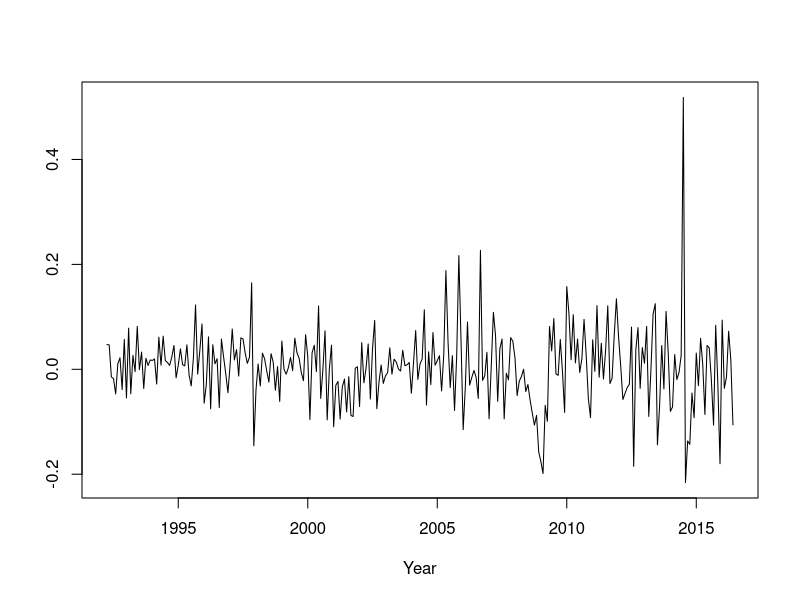
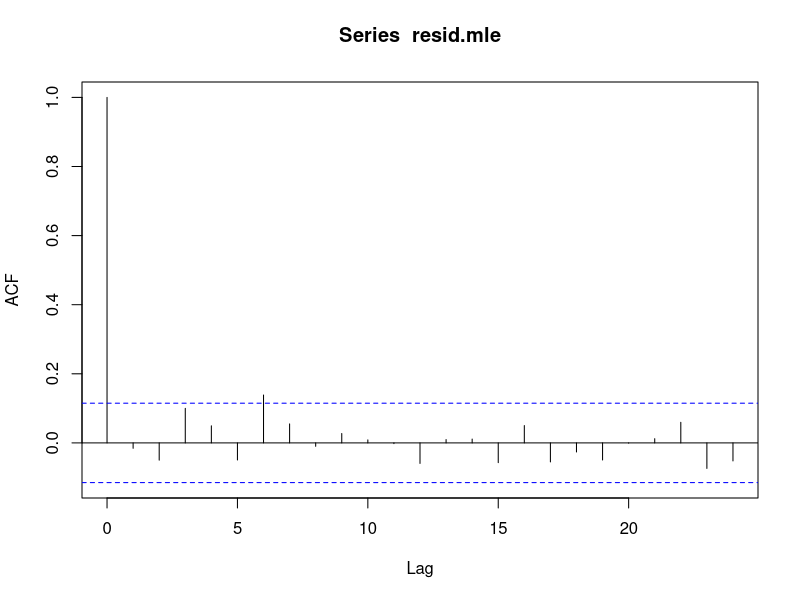

The R script that drew these images, in order:
## ---- chunk 1
knitr::opts_knit$set(root.dir = 'C:/Users/neide/OneDrive/Documents/TimeSeriesR/Data')
## ---- chunk 2
polymul <- function(a,b) 
{
	bb <- c(b,rep(0,length(a)-1))
	B <- toeplitz(bb)
	B[lower.tri(B)] <- 0
	aa <- rev(c(a,rep(0,length(b)-1)))
	prod <- B %*% matrix(aa,length(aa),1)
	return(rev(prod[,1]))
}

ARMAauto <- function(phi,theta,maxlag)
{
	p <- length(phi)
	q <- length(theta)
	gamMA <- polymul(c(1,theta),rev(c(1,theta)))
	gamMA <- gamMA[(q+1):(2*q+1)]
	if (p > 0) 
	{
		Amat <- matrix(0,nrow=(p+1),ncol=(2*p+1))
		for(i in 1:(p+1))
		{
			Amat[i,i:(i+p)] <- c(-1*rev(phi),1)
		}
		Amat <- cbind(Amat[,(p+1)],as.matrix(Amat[,(p+2):(2*p+1)]) +
			t(matrix(apply(t(matrix(Amat[,1:p],p+1,p)),2,rev),p,p+1)))
		Bmat <- matrix(0,nrow=(q+1),ncol=(p+q+1))
		for(i in 1:(q+1))
		{
			Bmat[i,i:(i+p)] <- c(-1*rev(phi),1)
		}
		Bmat <- t(matrix(apply(t(Bmat),2,rev),p+q+1,q+1))
		Bmat <- matrix(apply(Bmat,2,rev),q+1,p+q+1)
		Bmat <- Bmat[,1:(q+1)]
		Binv <- solve(Bmat)
		gamMix <- Binv %*% gamMA
		if (p <= q) { gamMix <- matrix(gamMix[1:(p+1),],p+1,1) 
			} else gamMix <- matrix(c(gamMix,rep(0,(p-q))),p+1,1)
		gamARMA <- solve(Amat) %*% gamMix 
	} else gamARMA <- gamMA[1]

	gamMA <- as.vector(gamMA)
	if (maxlag <= q) gamMA <- gamMA[1:(maxlag+1)] else gamMA <- c(gamMA,rep(0,(maxlag-q)))
	gamARMA <- as.vector(gamARMA)
	if (maxlag <= p) gamARMA <- gamARMA[1:(maxlag+1)] else {
	for(k in 1:(maxlag-p))
	{
		len <- length(gamARMA)
		acf <- gamMA[p+1+k]
		if (p > 0) acf <- acf + sum(phi*rev(gamARMA[(len-p+1):len]))
		gamARMA <- c(gamARMA,acf)
	} }
	return(gamARMA)
}

dl.alg <- function(gamma,data)
{
	# assumes that n > 1
	# assumes gamma includs lags 0 through n
	n <- length(data)
	kappa.vec <- gamma[2]/gamma[1]
	varphi.vec <- kappa.vec
	quad.new <- 0
	quads <- NULL
	ldet <- 0
	ldets <- NULL
	eps <- NULL

	for(k in 2:n)
	{
		schur.new <- gamma[1] - t(varphi.vec) %*% rev(gamma[2:k])
		eps.new <- data[k] - t(varphi.vec) %*% data[1:(k-1)]
		eps <- c(eps,eps.new)
		quad.new <- quad.new + eps.new^2/schur.new
		quads <- c(quads,quad.new)
		ldet <- ldet + log(schur.new)
		ldets <- c(ldets,ldet)
		kappa.new <- (gamma[k+1] - sum(varphi.vec*gamma[2:k]))/schur.new
		kappa.new <- kappa.new[1,1]
		if(abs(kappa.new) < 10^(-15)) kappa.new <- 0
		kappa.vec <- c(kappa.vec,kappa.new)	
		varphi.vec <- rev(varphi.vec) - kappa.new * varphi.vec
		varphi.vec <- rev(c(varphi.vec,kappa.new))
	}
	gauss.lik <- n*log(2*pi) + quads[n-1] + ldets[n-1]
	gauss.likprof <- n*(1 + log(2*pi)) + n*log(quads[n-1]/n) + ldets[n-1]

	return(list(gauss.lik,gauss.likprof,quads[n-1]/n,eps))
}

psi2phi <- function(psi)
{
	p <- length(psi)
	pacfs <- (exp(psi)-1)/(exp(psi)+1)
	if(p==1)
	{
		phi <- pacfs
	} else
	{
		phi <- as.vector(pacfs[1])
		for(j in 2:p)
		{
			A.mat <- diag(j-1) - pacfs[j]*diag(j-1)[,(j-1):1,drop=FALSE]
			phi <- A.mat %*% phi
			phi <- c(phi,pacfs[j])
		}
	}
	return(phi)
}

phi2psi <- function(phi)
{
	p <- length(phi)
	pacfs <- phi[p]
	if(p > 1)
	{
		phi <- as.vector(phi[-p])
		for(j in p:2)
		{
			A.mat <- diag(j-1) - pacfs[1]*diag(j-1)[,(j-1):1,drop=FALSE]
			phi <- solve(A.mat,phi)
			pacfs <- c(phi[j-1],pacfs)
			phi <- phi[-(j-1)]
		}
	}
	psi <- log(1+pacfs) - log(1-pacfs)
	return(psi)
}
## ---- chunk 3
likprof.arma <- function(psi,q,data)
{
	n <- length(data)
	r <- length(psi)
	p <- r-q
	phi <- NULL
	theta <- NULL
	if(p > 0) { phi <- psi2phi(psi[1:p]) }
	if(q > 0) { theta <- -1*psi2phi(psi[(p+1):(p+q)]) }
	gamma <- ARMAauto(phi,theta,n)
	lik <- dl.alg(gamma,data)[[2]]
	return(lik)
}
## ---- chunk 4
ndc <- read.table("Nondefcap.dat")
ndc <- ts(ndc[,2],start=c(1992,3),frequency=12,names= "NewOrders")
ndc.diff <- diff(ndc)
n <- length(ndc.diff)
psi.init <- 0
fit.ma1 <- optim(psi.init,likprof.arma,q=1,data=ndc.diff,method="BFGS")
psi.mle <- fit.ma1$par
theta.mle <- -1*psi2phi(psi.mle)
gamma <- ARMAauto(NULL,theta.mle,n)
sig2.mle <- dl.alg(gamma,ndc.diff)[[3]]
## ---- chunk 5
resid.mle <- dl.alg(gamma,ndc.diff)[[4]]
plot(ts(resid.mle,start=c(1992,4),frequency=12),
     xlab="Year",ylab="",lwd=1)
## ---- chunk 6
acf(resid.mle)
## ---- chunk 7
n <- length(resid.mle)
gamma.hat <- acf(resid.mle,lag.max=n,plot=FALSE,type="covariance")$acf
lambda <- seq(-n/2+1,n/2)*2*pi/n
pgram <- cos(0*lambda)*gamma.hat[1]
for(h in 1:(n-1))
{
	pgram <- pgram + 2*cos(h*lambda)*gamma.hat[h+1]
}
pgram <- ts(pgram,start=0,frequency=n)
tot.var <- .5*mean(pgram^2) - gamma.hat[1]^2
tstat <- sqrt(n)*tot.var/sqrt(2*gamma.hat[1]^4)
pval <- 1-pnorm(tstat)
## ---- chunk 8
n <- length(ndc.diff)
gamma.hat <- acf(ndc.diff,lag=n-1,type="covariance",plot=FALSE)$acf[,,1]
phi.init <- solve(toeplitz(gamma.hat[1:2]),gamma.hat[2:3])
## ---- chunk 9
psi.init <- phi2psi(phi.init)
fit.ar2 <- optim(psi.init,likprof.arma,q=0,data=ndc.diff,method="BFGS")
psi.mle <- fit.ar2$par
phi.mle <- psi2phi(psi.mle)
gamma <- ARMAauto(phi.mle,NULL,n)
sig2.mle <- dl.alg(gamma,ndc.diff)[[3]]
## ---- chunk 10
lik.ar2 <- fit.ar2$value
lik.ma1 <- fit.ma1$value
aic.ar2 <- lik.ar2 + 2*2
bic.ar2 <- lik.ar2 + 2*2*log(n)
aic.ma1 <- lik.ma1 + 2*1
bic.ma1 <- lik.ma1 + 2*1*log(n)
